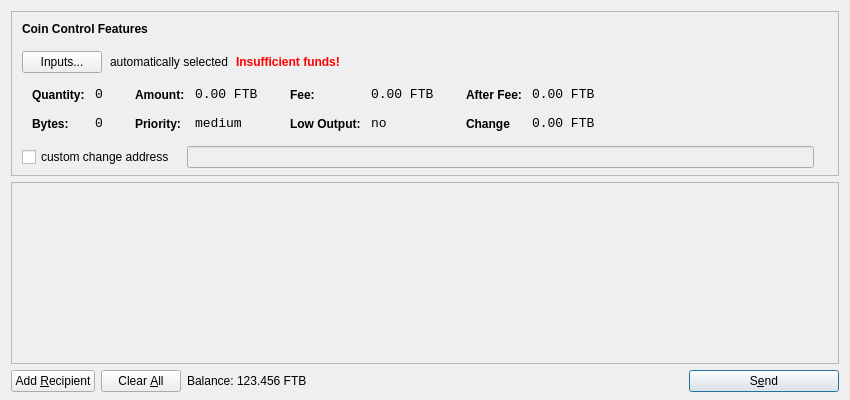
<?xml version="1.0" encoding="UTF-8"?>
<ui version="4.0">
 <class>SendCoinsDialog</class>
 <widget class="QDialog" name="SendCoinsDialog">
  <property name="geometry">
   <rect>
    <x>0</x>
    <y>0</y>
    <width>850</width>
    <height>400</height>
   </rect>
  </property>
  <property name="windowTitle">
   <string>Send Coins</string>
  </property>
  <layout class="QVBoxLayout" name="verticalLayout" stretch="0,1,0">
   <property name="bottomMargin">
    <number>8</number>
   </property>
   <item>
    <widget class="QFrame" name="frameCoinControl">
     <property name="sizePolicy">
      <sizepolicy hsizetype="Expanding" vsizetype="Expanding">
       <horstretch>0</horstretch>
       <verstretch>0</verstretch>
      </sizepolicy>
     </property>
     <property name="maximumSize">
      <size>
       <width>16777215</width>
       <height>16777215</height>
      </size>
     </property>
     <property name="frameShape">
      <enum>QFrame::StyledPanel</enum>
     </property>
     <property name="frameShadow">
      <enum>QFrame::Sunken</enum>
     </property>
     <layout class="QVBoxLayout" name="verticalLayoutCoinControl2">
      <property name="spacing">
       <number>-1</number>
      </property>
      <property name="leftMargin">
       <number>0</number>
      </property>
      <property name="topMargin">
       <number>0</number>
      </property>
      <property name="rightMargin">
       <number>0</number>
      </property>
      <property name="bottomMargin">
       <number>6</number>
      </property>
      <item>
       <layout class="QVBoxLayout" name="verticalLayoutCoinControl" stretch="0,0,0,0,1">
        <property name="spacing">
         <number>0</number>
        </property>
        <property name="leftMargin">
         <number>10</number>
        </property>
        <property name="topMargin">
         <number>10</number>
        </property>
        <item>
         <layout class="QHBoxLayout" name="horizontalLayoutCoinControl1">
          <property name="bottomMargin">
           <number>15</number>
          </property>
          <item>
           <widget class="QLabel" name="labelCoinControlFeatures">
            <property name="sizePolicy">
             <sizepolicy hsizetype="Preferred" vsizetype="Maximum">
              <horstretch>0</horstretch>
              <verstretch>0</verstretch>
             </sizepolicy>
            </property>
            <property name="font">
             <font>
              <weight>75</weight>
              <bold>true</bold>
             </font>
            </property>
            <property name="styleSheet">
             <string notr="true">font-weight:bold;</string>
            </property>
            <property name="text">
             <string>Coin Control Features</string>
            </property>
           </widget>
          </item>
         </layout>
        </item>
        <item>
         <layout class="QHBoxLayout" name="horizontalLayoutCoinControl2" stretch="0,0,0,0">
          <property name="spacing">
           <number>8</number>
          </property>
          <property name="bottomMargin">
           <number>10</number>
          </property>
          <item>
           <widget class="QPushButton" name="pushButtonCoinControl">
            <property name="styleSheet">
             <string notr="true"/>
            </property>
            <property name="text">
             <string>Inputs...</string>
            </property>
           </widget>
          </item>
          <item>
           <widget class="QLabel" name="labelCoinControlAutomaticallySelected">
            <property name="text">
             <string>automatically selected</string>
            </property>
            <property name="margin">
             <number>5</number>
            </property>
           </widget>
          </item>
          <item>
           <widget class="QLabel" name="labelCoinControlInsuffFunds">
            <property name="font">
             <font>
              <weight>75</weight>
              <bold>true</bold>
             </font>
            </property>
            <property name="styleSheet">
             <string notr="true">color:red;font-weight:bold;</string>
            </property>
            <property name="text">
             <string>Insufficient funds!</string>
            </property>
            <property name="margin">
             <number>5</number>
            </property>
           </widget>
          </item>
          <item>
           <spacer name="horizontalSpacerCoinControl">
            <property name="orientation">
             <enum>Qt::Horizontal</enum>
            </property>
            <property name="sizeHint" stdset="0">
             <size>
              <width>40</width>
              <height>1</height>
             </size>
            </property>
           </spacer>
          </item>
         </layout>
        </item>
        <item>
         <widget class="QWidget" name="widgetCoinControl" native="true">
          <property name="sizePolicy">
           <sizepolicy hsizetype="Preferred" vsizetype="Preferred">
            <horstretch>0</horstretch>
            <verstretch>0</verstretch>
           </sizepolicy>
          </property>
          <property name="minimumSize">
           <size>
            <width>0</width>
            <height>0</height>
           </size>
          </property>
          <property name="styleSheet">
           <string notr="true"/>
          </property>
          <layout class="QHBoxLayout" name="horizontalLayoutCoinControl5">
           <property name="margin">
            <number>0</number>
           </property>
           <item>
            <layout class="QHBoxLayout" name="horizontalLayoutCoinControl3" stretch="0,0,0,1">
             <property name="spacing">
              <number>20</number>
             </property>
             <property name="topMargin">
              <number>0</number>
             </property>
             <property name="bottomMargin">
              <number>10</number>
             </property>
             <item>
              <layout class="QFormLayout" name="formLayoutCoinControl1">
               <property name="horizontalSpacing">
                <number>10</number>
               </property>
               <property name="verticalSpacing">
                <number>14</number>
               </property>
               <property name="leftMargin">
                <number>10</number>
               </property>
               <property name="topMargin">
                <number>4</number>
               </property>
               <property name="rightMargin">
                <number>6</number>
               </property>
               <item row="0" column="0">
                <widget class="QLabel" name="labelCoinControlQuantityText">
                 <property name="styleSheet">
                  <string notr="true">font-weight:bold;</string>
                 </property>
                 <property name="text">
                  <string>Quantity:</string>
                 </property>
                 <property name="margin">
                  <number>0</number>
                 </property>
                </widget>
               </item>
               <item row="0" column="1">
                <widget class="QLabel" name="labelCoinControlQuantity">
                 <property name="font">
                  <font>
                   <family>Monospace</family>
                   <pointsize>10</pointsize>
                  </font>
                 </property>
                 <property name="cursor">
                  <cursorShape>IBeamCursor</cursorShape>
                 </property>
                 <property name="contextMenuPolicy">
                  <enum>Qt::ActionsContextMenu</enum>
                 </property>
                 <property name="text">
                  <string>0</string>
                 </property>
                 <property name="margin">
                  <number>0</number>
                 </property>
                 <property name="textInteractionFlags">
                  <set>Qt::LinksAccessibleByMouse|Qt::TextSelectableByKeyboard|Qt::TextSelectableByMouse</set>
                 </property>
                </widget>
               </item>
               <item row="1" column="0">
                <widget class="QLabel" name="labelCoinControlBytesText">
                 <property name="styleSheet">
                  <string notr="true">font-weight:bold;</string>
                 </property>
                 <property name="text">
                  <string>Bytes:</string>
                 </property>
                </widget>
               </item>
               <item row="1" column="1">
                <widget class="QLabel" name="labelCoinControlBytes">
                 <property name="font">
                  <font>
                   <family>Monospace</family>
                   <pointsize>10</pointsize>
                  </font>
                 </property>
                 <property name="cursor">
                  <cursorShape>IBeamCursor</cursorShape>
                 </property>
                 <property name="contextMenuPolicy">
                  <enum>Qt::ActionsContextMenu</enum>
                 </property>
                 <property name="text">
                  <string>0</string>
                 </property>
                 <property name="textInteractionFlags">
                  <set>Qt::LinksAccessibleByMouse|Qt::TextSelectableByKeyboard|Qt::TextSelectableByMouse</set>
                 </property>
                </widget>
               </item>
              </layout>
             </item>
             <item>
              <layout class="QFormLayout" name="formLayoutCoinControl2">
               <property name="horizontalSpacing">
                <number>10</number>
               </property>
               <property name="verticalSpacing">
                <number>14</number>
               </property>
               <property name="leftMargin">
                <number>6</number>
               </property>
               <property name="topMargin">
                <number>4</number>
               </property>
               <property name="rightMargin">
                <number>6</number>
               </property>
               <item row="0" column="0">
                <widget class="QLabel" name="labelCoinControlAmountText">
                 <property name="styleSheet">
                  <string notr="true">font-weight:bold;</string>
                 </property>
                 <property name="text">
                  <string>Amount:</string>
                 </property>
                 <property name="margin">
                  <number>0</number>
                 </property>
                </widget>
               </item>
               <item row="0" column="1">
                <widget class="QLabel" name="labelCoinControlAmount">
                 <property name="font">
                  <font>
                   <family>Monospace</family>
                   <pointsize>10</pointsize>
                  </font>
                 </property>
                 <property name="cursor">
                  <cursorShape>IBeamCursor</cursorShape>
                 </property>
                 <property name="contextMenuPolicy">
                  <enum>Qt::ActionsContextMenu</enum>
                 </property>
                 <property name="text">
                  <string>0.00 FTB</string>
                 </property>
                 <property name="textInteractionFlags">
                  <set>Qt::LinksAccessibleByMouse|Qt::TextSelectableByKeyboard|Qt::TextSelectableByMouse</set>
                 </property>
                </widget>
               </item>
               <item row="1" column="0">
                <widget class="QLabel" name="labelCoinControlPriorityText">
                 <property name="styleSheet">
                  <string notr="true">font-weight:bold;</string>
                 </property>
                 <property name="text">
                  <string>Priority:</string>
                 </property>
                </widget>
               </item>
               <item row="1" column="1">
                <widget class="QLabel" name="labelCoinControlPriority">
                 <property name="font">
                  <font>
                   <family>Monospace</family>
                   <pointsize>10</pointsize>
                  </font>
                 </property>
                 <property name="cursor">
                  <cursorShape>IBeamCursor</cursorShape>
                 </property>
                 <property name="contextMenuPolicy">
                  <enum>Qt::ActionsContextMenu</enum>
                 </property>
                 <property name="text">
                  <string>medium</string>
                 </property>
                 <property name="textInteractionFlags">
                  <set>Qt::LinksAccessibleByMouse|Qt::TextSelectableByKeyboard|Qt::TextSelectableByMouse</set>
                 </property>
                </widget>
               </item>
              </layout>
             </item>
             <item>
              <layout class="QFormLayout" name="formLayoutCoinControl3">
               <property name="horizontalSpacing">
                <number>10</number>
               </property>
               <property name="verticalSpacing">
                <number>14</number>
               </property>
               <property name="leftMargin">
                <number>6</number>
               </property>
               <property name="topMargin">
                <number>4</number>
               </property>
               <property name="rightMargin">
                <number>6</number>
               </property>
               <item row="0" column="0">
                <widget class="QLabel" name="labelCoinControlFeeText">
                 <property name="styleSheet">
                  <string notr="true">font-weight:bold;</string>
                 </property>
                 <property name="text">
                  <string>Fee:</string>
                 </property>
                 <property name="margin">
                  <number>0</number>
                 </property>
                </widget>
               </item>
               <item row="0" column="1">
                <widget class="QLabel" name="labelCoinControlFee">
                 <property name="font">
                  <font>
                   <family>Monospace</family>
                   <pointsize>10</pointsize>
                  </font>
                 </property>
                 <property name="cursor">
                  <cursorShape>IBeamCursor</cursorShape>
                 </property>
                 <property name="contextMenuPolicy">
                  <enum>Qt::ActionsContextMenu</enum>
                 </property>
                 <property name="text">
                  <string>0.00 FTB</string>
                 </property>
                 <property name="textInteractionFlags">
                  <set>Qt::LinksAccessibleByMouse|Qt::TextSelectableByKeyboard|Qt::TextSelectableByMouse</set>
                 </property>
                </widget>
               </item>
               <item row="1" column="0">
                <widget class="QLabel" name="labelCoinControlLowOutputText">
                 <property name="styleSheet">
                  <string notr="true">font-weight:bold;</string>
                 </property>
                 <property name="text">
                  <string>Low Output:</string>
                 </property>
                </widget>
               </item>
               <item row="1" column="1">
                <widget class="QLabel" name="labelCoinControlLowOutput">
                 <property name="font">
                  <font>
                   <family>Monospace</family>
                   <pointsize>10</pointsize>
                  </font>
                 </property>
                 <property name="cursor">
                  <cursorShape>IBeamCursor</cursorShape>
                 </property>
                 <property name="contextMenuPolicy">
                  <enum>Qt::ActionsContextMenu</enum>
                 </property>
                 <property name="text">
                  <string>no</string>
                 </property>
                 <property name="textInteractionFlags">
                  <set>Qt::LinksAccessibleByMouse|Qt::TextSelectableByKeyboard|Qt::TextSelectableByMouse</set>
                 </property>
                </widget>
               </item>
              </layout>
             </item>
             <item>
              <layout class="QFormLayout" name="formLayoutCoinControl4">
               <property name="horizontalSpacing">
                <number>10</number>
               </property>
               <property name="verticalSpacing">
                <number>14</number>
               </property>
               <property name="leftMargin">
                <number>6</number>
               </property>
               <property name="topMargin">
                <number>4</number>
               </property>
               <property name="rightMargin">
                <number>6</number>
               </property>
               <item row="0" column="0">
                <widget class="QLabel" name="labelCoinControlAfterFeeText">
                 <property name="styleSheet">
                  <string notr="true">font-weight:bold;</string>
                 </property>
                 <property name="text">
                  <string>After Fee:</string>
                 </property>
                 <property name="margin">
                  <number>0</number>
                 </property>
                </widget>
               </item>
               <item row="0" column="1">
                <widget class="QLabel" name="labelCoinControlAfterFee">
                 <property name="font">
                  <font>
                   <family>Monospace</family>
                   <pointsize>10</pointsize>
                  </font>
                 </property>
                 <property name="cursor">
                  <cursorShape>IBeamCursor</cursorShape>
                 </property>
                 <property name="contextMenuPolicy">
                  <enum>Qt::ActionsContextMenu</enum>
                 </property>
                 <property name="text">
                  <string>0.00 FTB</string>
                 </property>
                 <property name="textInteractionFlags">
                  <set>Qt::LinksAccessibleByMouse|Qt::TextSelectableByKeyboard|Qt::TextSelectableByMouse</set>
                 </property>
                </widget>
               </item>
               <item row="1" column="0">
                <widget class="QLabel" name="labelCoinControlChangeText">
                 <property name="styleSheet">
                  <string notr="true">font-weight:bold;</string>
                 </property>
                 <property name="text">
                  <string>Change</string>
                 </property>
                </widget>
               </item>
               <item row="1" column="1">
                <widget class="QLabel" name="labelCoinControlChange">
                 <property name="font">
                  <font>
                   <family>Monospace</family>
                   <pointsize>10</pointsize>
                  </font>
                 </property>
                 <property name="cursor">
                  <cursorShape>IBeamCursor</cursorShape>
                 </property>
                 <property name="contextMenuPolicy">
                  <enum>Qt::ActionsContextMenu</enum>
                 </property>
                 <property name="text">
                  <string>0.00 FTB</string>
                 </property>
                 <property name="textInteractionFlags">
                  <set>Qt::LinksAccessibleByMouse|Qt::TextSelectableByKeyboard|Qt::TextSelectableByMouse</set>
                 </property>
                </widget>
               </item>
              </layout>
             </item>
            </layout>
           </item>
          </layout>
         </widget>
        </item>
        <item>
         <layout class="QHBoxLayout" name="horizontalLayoutCoinControl4" stretch="0,0,0">
          <property name="spacing">
           <number>12</number>
          </property>
          <property name="sizeConstraint">
           <enum>QLayout::SetDefaultConstraint</enum>
          </property>
          <property name="topMargin">
           <number>5</number>
          </property>
          <property name="rightMargin">
           <number>5</number>
          </property>
          <item>
           <widget class="QCheckBox" name="checkBoxCoinControlChange">
            <property name="text">
             <string>custom change address</string>
            </property>
           </widget>
          </item>
          <item>
           <widget class="QLineEdit" name="lineEditCoinControlChange">
            <property name="enabled">
             <bool>false</bool>
            </property>
            <property name="sizePolicy">
             <sizepolicy hsizetype="Expanding" vsizetype="Fixed">
              <horstretch>0</horstretch>
              <verstretch>0</verstretch>
             </sizepolicy>
            </property>
           </widget>
          </item>
          <item>
           <widget class="QLabel" name="labelCoinControlChangeLabel">
            <property name="sizePolicy">
             <sizepolicy hsizetype="Preferred" vsizetype="Expanding">
              <horstretch>0</horstretch>
              <verstretch>0</verstretch>
             </sizepolicy>
            </property>
            <property name="minimumSize">
             <size>
              <width>0</width>
              <height>0</height>
             </size>
            </property>
            <property name="text">
             <string/>
            </property>
            <property name="margin">
             <number>3</number>
            </property>
           </widget>
          </item>
         </layout>
        </item>
        <item>
         <spacer name="verticalSpacerCoinControl">
          <property name="orientation">
           <enum>Qt::Vertical</enum>
          </property>
          <property name="sizeHint" stdset="0">
           <size>
            <width>800</width>
            <height>1</height>
           </size>
          </property>
         </spacer>
        </item>
       </layout>
      </item>
     </layout>
    </widget>
   </item>
   <item>
    <widget class="QScrollArea" name="scrollArea">
     <property name="widgetResizable">
      <bool>true</bool>
     </property>
     <widget class="QWidget" name="scrollAreaWidgetContents">
      <property name="geometry">
       <rect>
        <x>0</x>
        <y>0</y>
        <width>830</width>
        <height>165</height>
       </rect>
      </property>
      <layout class="QVBoxLayout" name="verticalLayout_2">
       <property name="margin">
        <number>0</number>
       </property>
       <item>
        <layout class="QVBoxLayout" name="entries">
         <property name="spacing">
          <number>6</number>
         </property>
        </layout>
       </item>
       <item>
        <spacer name="verticalSpacer">
         <property name="orientation">
          <enum>Qt::Vertical</enum>
         </property>
         <property name="sizeHint" stdset="0">
          <size>
           <width>20</width>
           <height>40</height>
          </size>
         </property>
        </spacer>
       </item>
      </layout>
     </widget>
    </widget>
   </item>
   <item>
    <layout class="QHBoxLayout" name="horizontalLayout">
     <item>
      <widget class="QPushButton" name="addButton">
       <property name="toolTip">
        <string>Send to multiple recipients at once</string>
       </property>
       <property name="text">
        <string>Add &amp;Recipient</string>
       </property>
       <property name="icon">
        <iconset resource="../bitcoin.qrc">
         <normaloff>:/icons/add</normaloff>:/icons/add</iconset>
       </property>
       <property name="autoDefault">
        <bool>false</bool>
       </property>
      </widget>
     </item>
     <item>
      <widget class="QPushButton" name="clearButton">
       <property name="sizePolicy">
        <sizepolicy hsizetype="Minimum" vsizetype="Fixed">
         <horstretch>0</horstretch>
         <verstretch>0</verstretch>
        </sizepolicy>
       </property>
       <property name="toolTip">
        <string>Remove all transaction fields</string>
       </property>
       <property name="text">
        <string>Clear &amp;All</string>
       </property>
       <property name="icon">
        <iconset resource="../bitcoin.qrc">
         <normaloff>:/icons/remove</normaloff>:/icons/remove</iconset>
       </property>
       <property name="autoRepeatDelay">
        <number>300</number>
       </property>
       <property name="autoDefault">
        <bool>false</bool>
       </property>
      </widget>
     </item>
     <item>
      <layout class="QHBoxLayout" name="horizontalLayout_2">
       <property name="spacing">
        <number>3</number>
       </property>
       <item>
        <widget class="QLabel" name="label">
         <property name="sizePolicy">
          <sizepolicy hsizetype="Preferred" vsizetype="Fixed">
           <horstretch>0</horstretch>
           <verstretch>0</verstretch>
          </sizepolicy>
         </property>
         <property name="text">
          <string>Balance:</string>
         </property>
        </widget>
       </item>
       <item>
        <widget class="QLabel" name="labelBalance">
         <property name="sizePolicy">
          <sizepolicy hsizetype="Preferred" vsizetype="Fixed">
           <horstretch>0</horstretch>
           <verstretch>0</verstretch>
          </sizepolicy>
         </property>
         <property name="cursor">
          <cursorShape>IBeamCursor</cursorShape>
         </property>
         <property name="text">
          <string>123.456 FTB</string>
         </property>
         <property name="textInteractionFlags">
          <set>Qt::LinksAccessibleByMouse|Qt::TextSelectableByKeyboard|Qt::TextSelectableByMouse</set>
         </property>
        </widget>
       </item>
      </layout>
     </item>
     <item>
      <spacer name="horizontalSpacer">
       <property name="orientation">
        <enum>Qt::Horizontal</enum>
       </property>
       <property name="sizeHint" stdset="0">
        <size>
         <width>40</width>
         <height>20</height>
        </size>
       </property>
      </spacer>
     </item>
     <item>
      <widget class="QPushButton" name="sendButton">
       <property name="minimumSize">
        <size>
         <width>150</width>
         <height>0</height>
        </size>
       </property>
       <property name="toolTip">
        <string>Confirm the send action</string>
       </property>
       <property name="text">
        <string>S&amp;end</string>
       </property>
       <property name="icon">
        <iconset resource="../bitcoin.qrc">
         <normaloff>:/icons/send</normaloff>:/icons/send</iconset>
       </property>
       <property name="default">
        <bool>true</bool>
       </property>
      </widget>
     </item>
    </layout>
   </item>
  </layout>
 </widget>
 <resources>
  <include location="../bitcoin.qrc"/>
 </resources>
 <connections/>
</ui>
